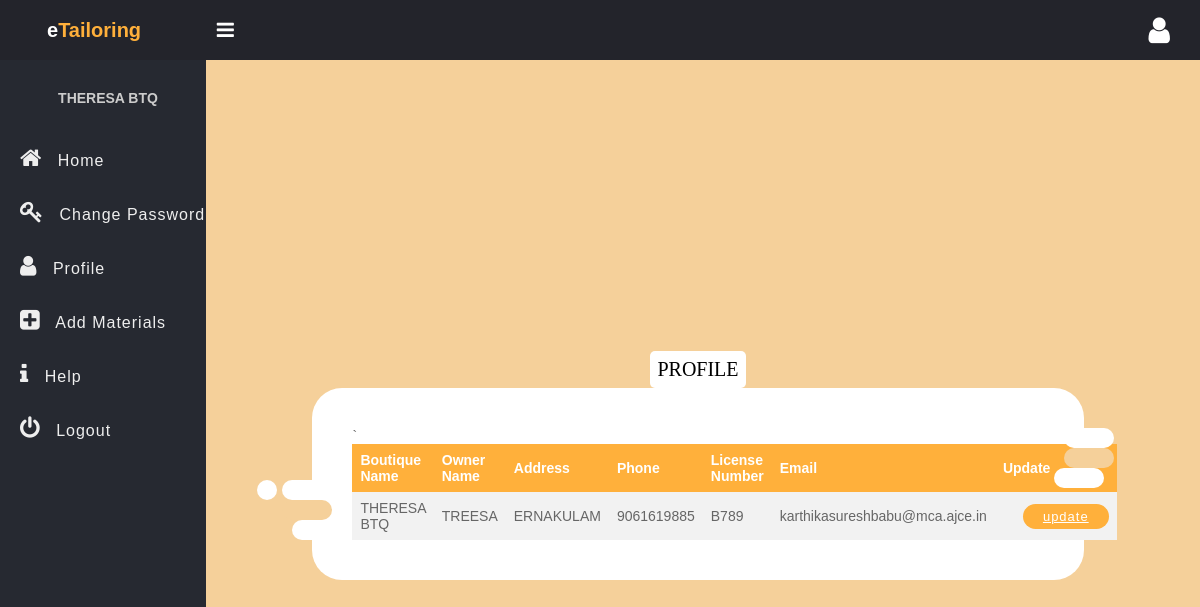
The app's page /btq/viewbtqprofile.php (signed in) with its own data.
### tables this page shows
CREATE TABLE IF NOT EXISTS `tbl_btqreg` (
  `btq_id` int(2) NOT NULL AUTO_INCREMENT,
  `btq_name` varchar(30) NOT NULL,
  `btq_owner` varchar(30) NOT NULL,
  `btq_address` varchar(100) NOT NULL,
  `btq_email` varchar(50) NOT NULL,
  `btq_phone` varchar(10) NOT NULL,
  `btq_lic` varchar(5) NOT NULL,
  `btq_status` varchar(2) NOT NULL,
  PRIMARY KEY (`btq_id`),
  UNIQUE KEY `btq_email` (`btq_email`)
);

### classes/DataAccess.class.PHP (called while the page is built, shortened)
<?php
class DataAccess
{
	protected $_con,$_query,$_errors;
	public function __construct()
	{
		if(!$this->_con=mysqli_connect("localhost","root","","etailor"))
		{
			die("connection Error");
		}
		$this->_errors ="";
	}
	public function getData($fields,$table,$condition = "1")
	{
		if(!$this->_checkTable($table))
		{
			$this->_errors.="$table not Present";
			return false;
		}
		$this->_query = "select ";
		if(is_array($fields))
		{
			if($this->_checkFieldsIndexed($fields,$table))
			{
				$this->_query.=implode(",",$fields);
			}
			else
			{
				return false;
			}
		}
		$this->_query.=" from $table where $condition";
		$resref=mysqli_query($this->_con,$this->_query);
		$dataArr = array();
		if(mysqli_num_rows($resref))
		{
			while($rows = mysqli_fetch_assoc($resref))
			{
				$dataArr[] = $rows;
			}
		}
		return $dataArr;
	}
	protected function _checkTable($table)
	{
		$q="show tables";
		$resref = mysqli_query($this->_con,$q);
		if(mysqli_num_rows($resref))
		{
			while($row=mysqli_fetch_array($resref))
			{
				if($row[0]==$table)
				{
					return true;
				}
			}
		}
		return false;
	}
	private function _checkFieldsIndexed($data,$table)
	{
		if($this->_checkTable($table))
		{
			$fieldArr=array();
			$q="describe $table";
			$resref = mysqli_query($this->_con,$q);
			while($row=mysqli_fetch_assoc($resref))
			{
				$fieldArr[] = $row["Field"];
			}
			$flag = true;
			return $flag;
		}
		return 0;
	}
}
?>

### btq/viewbtqprofile.php (the view, shortened to what this page needs)
<?php
$btq_id=$_SESSION["btq_id"];
?>
<!DOCTYPE html>
<html>
<head>
    <link rel="stylesheet" href="https://stackpath.bootstrapcdn.com/font-awesome/4.7.0/css/font-awesome.min.css">
    <link rel="stylesheet" href="css/style.css">
</head>
<body>
    <header class="header">
        <h2 class="u-name">e<b>Tailoring</b>
            <label for="checkbox">
                <i id="navbtn" class="fa fa-bars" aria-hidden="true"></i>
            </label>
        </h2>
        <i class="fa fa-user" aria-hidden="true"></i>
    </header>
    <div class="body">
        <nav class="side-bar">
            <div class="user-p">
                <h4><?php echo $_SESSION["btq_name"];?></h4>
            </div>
            <ul>
                <li>
                    <a href="btqhome.php">
                        <i class="fa fa-home" aria-hidden="true"></i>
                        <span>Home</span>
                    </a>
                </li>
                <li>
                    <a href="changepwd.php">
                        <i class="fa fa-key" aria-hidden="true"></i>
                        <span>Change Password</span>
                    </a>
                </li>
                <li>
                    <a href="viewbtqprofile.php">
                        <i class="fa fa-user" aria-hidden="true"></i>
                        <span>Profile</span>
                    </a>
                </li>
                <li>
                    <a href="addmaterial.php">
                        <i class="fa fa-plus-square" aria-hidden="true"></i>
                        <span>Add Materials</span>
                    </a>
                </li>
                <li>
                    <a href="btqhelp.php">
                        <i class="fa fa-info" aria-hidden="true"></i>
                        <span>Help</span>
                    </a>
                </li>
                <li>
                    <a href="../destroysession.php">
                        <i class="fa fa-power-off" aria-hidden="true"></i>
                        <span>Logout</span>
                    </a>
                </li>
            </ul>
        </nav>
        <section class="section-1">
            <p style="color: black; font-family:satisfy;">PROFILE</p>
            <form  method="post" class="decor">
                <div class="form-left-decoration"></div>
                <div class="form-right-decoration"></div>
                <div class="circle"></div>
                <div class="form-inner">
            <?php
			require_once("../classes/DataAccess.class.php");
			$dao = new DataAccess();
			$fields=array("btq_name","btq_owner","btq_address","btq_phone","btq_lic","btq_email");
			if($boutique = $dao->getData($fields,"tbl_btqreg","btq_id=$btq_id"))
			{
				?>`
            <table>
                <tr>
                    <th>Boutique Name</th>
                    <th>Owner Name</th>
                    <th>Address</th>
                    <th>Phone</th>
                    <th>License Number</th>
                    <th>Email</th>
                    <th>Update</th>
                </tr>
                <?php
						foreach($boutique as $btq)
						{
							?>
                <tr>
                    <td><?php echo $btq["btq_name"]; ?></td>
                    <td><?php echo $btq["btq_owner"]; ?></td>
                    <td><?php echo $btq["btq_address"]; ?></td>
                    <td><?php echo $btq["btq_phone"]; ?></td>
                    <td><?php echo $btq["btq_lic"];?></td>
                    <td><?php echo $btq["btq_email"]; ?></td>
                    <td><a class="btn" href="updateprofile.php">update</a></td>
                </tr>
                <?php
						}
						?>
            <?php
			}
			else
			{
				echo "<h3>No boutiques found ".$dao->getErrors()."</h3>";
			}
		?>
    </form>
        </section>
   </div>
</body>
</html>

### btq/css/style.css (style rules this page uses)
* { padding: 0; margin: 0; box-sizing: border-box; font-family: arial, sans-serif; }
.header { display: flex; justify-content: space-between; align-items: center; padding: 15px 30px; background: #23242b; color: #fff; }
.u-name { font-size: 20px; padding-left: 17px; }
.u-name b { color: #ffb03b; }
.header i { font-size: 30px; cursor: pointer; color: #fff; }
.user-p { text-align: center; padding-left: 10px; padding-top: 25px; }
.user-p h4 { color: #ccc; padding: 5px 0; }
.side-bar { width: 250px; background: #262931; min-height: 100vh; transition: 500ms width; }
.body { display: flex; }
.section-1 { width: 100%; background-size: cover; background-position: center; display: flex; justify-content: center; align-items: center; flex-direction: column; }
.section-1 p { color: #ffb03b; font-size: 20px; background: #fff; padding: 7px; border-radius: 5px; }
.side-bar ul { margin-top: 20px; list-style: none; }
.side-bar ul li { font-size: 16px; padding: 15px 0px; padding-left: 20px; transition: 500ms background; white-space: nowrap; overflow: hidden; text-overflow: ellipsis; }
.side-bar ul li a { text-decoration: none; color: #eee; cursor: pointer; letter-spacing: 1px; }
.side-bar ul li a i { display: inline-block; padding-right: 10px; font-size: 23px; }
#navbtn { display: inline-block; margin-left: 70px; font-size: 20px; transition: 500ms color; }

### btq/viewbtqprofile.php (style rules this page uses)
table { border-collapse: collapse; width: 100%; }
th, td { text-align: left; padding: 8px; }
tr:nth-child(even) { background-color: #f2f2f2 }
th { background-color: #ffb03b; color: white; }
.btn { background: #ffb03b; color: #fff; border-radius: 30px; margin: 0 0 0 20px; padding: 5px 20px; font-size: 13px; font-weight: 500; letter-spacing: 1px; transition: 0.3s; white-space: nowrap; }
* { box-sizing: border-box; }
html, body { min-height: 100vh; padding: 0; margin: 0; font-family: Roboto, Arial, sans-serif; font-size: 14px; color: #666; }
.section-1 { display: flex; justify-content: center; align-items: center; padding: 20px 20px 10px 10px; background: #f5d09a; }
form { position: relative; width: 80%; border-radius: 30px; background: #fff; }
.form-left-decoration, .form-right-decoration { content: ""; position: absolute; width: 50px; height: 20px; border-radius: 20px; background: #f5d09a; }
.form-left-decoration { bottom: 60px; left: -30px; }
.form-right-decoration { top: 60px; right: -30px; }
.form-left-decoration:before, .form-left-decoration:after, .form-right-decoration:before, .form-right-decoration:after { content: ""; position: absolute; width: 50px; height: 20px; border-radius: 30px; background: #fff; }
.form-left-decoration:before { top: -20px; }
.form-left-decoration:after { top: 20px; left: 10px; }
.form-right-decoration:before { top: -20px; right: 0; }
.form-right-decoration:after { top: 20px; right: 10px; }
.circle { position: absolute; bottom: 80px; left: -55px; width: 20px; height: 20px; border-radius: 50%; background: #fff; }
.form-inner { padding: 40px; }
@media (min-width: 568px) { form { width: 80%; } }

### records on screen
tbl_btqreg: btq_name "THERESA BTQ", btq_owner "TREESA", btq_address "ERNAKULAM", btq_phone "9061619885", btq_lic "B789", btq_email "karthikasureshbabu@mca.ajce.in"

### other values on screen
$_SESSION["btq_name"] "THERESA BTQ"
